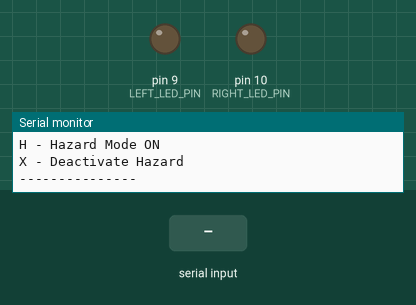
The sketch below on a simulated Arduino Uno, built with avr-gcc and run on an emulated ATmega328P. Parts: output pins drawn as LEDs (lit = HIGH), the last lines printed to the serial monitor. Dashed ring = blinking. Inputs (shaded band) come from the test bench.

Above: at 1.2 s.
1.3 s: "L" received over Serial
At 1.65 s:
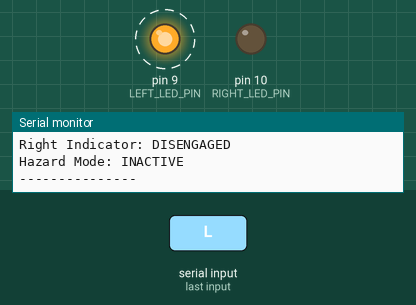
4.3 s: "R" received over Serial
At 4.65 s:
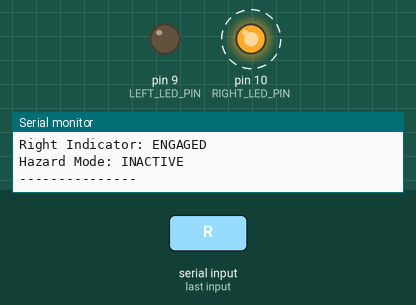
7.3 s: "H" received over Serial
At 7.65 s:
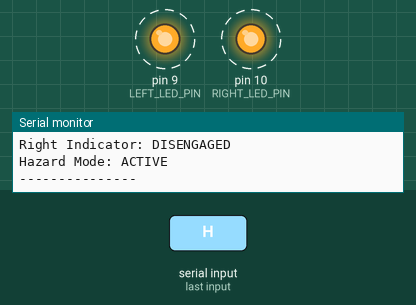
Timing chart, 0 to 16.3 s (numbered marks = the images above; inputs shaded):
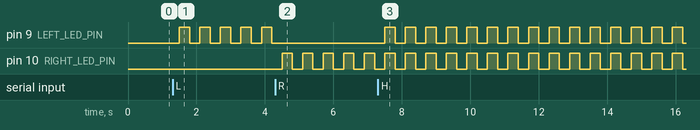

Measured:
- after the input at 1.3 s, pin 9 (LEFT_LED_PIN): alternates HIGH for 0.30 s and LOW for 0.30 s, starting after 0.20 s
- after the input at 4.3 s, pin 9 (LEFT_LED_PIN): stops changing and stays LOW; pin 10 (RIGHT_LED_PIN): alternates HIGH for 0.30 s and LOW for 0.30 s, starting after 0.20 s
- after the input at 7.3 s, pin 9 (LEFT_LED_PIN): alternates HIGH for 0.30 s and LOW for 0.30 s, starting after 0.20 s

The sketch:

indicator_control.ino
```cpp
#define LEFT_LED_PIN 9     // PWM pin
#define RIGHT_LED_PIN 10   // PWM pin

unsigned long lastBlinkTime = 0;
unsigned long lastPressTime = 0;
bool leftIndicator = false;
bool rightIndicator = false;
bool hazardMode = false;
bool ledState = false;

void setup() {
  pinMode(LEFT_LED_PIN, OUTPUT);
  pinMode(RIGHT_LED_PIN, OUTPUT);
  Serial.begin(9600);

  Serial.println("---------------");
  Serial.println("System Initialized");
  Serial.println("Enter:");
  Serial.println("L - Left Indicator");
  Serial.println("R - Right Indicator");
  Serial.println("H - Hazard Mode ON");
  Serial.println("X - Deactivate Hazard");
  Serial.println("---------------");
}

void loop() {
  unsigned long currentMillis = millis();

  // Handle Serial Input
  if (Serial.available()) {
    char input = Serial.read();

    Serial.println("---------------");
    Serial.print("Received command: ");
    Serial.println(input);

    if (input == 'L' || input == 'l') {
      if (hazardMode) {
        Serial.println("Deactivating Hazard Mode via Left Button...");
        hazardMode = false;
      }
      if (!leftIndicator) {
        Serial.println("Left Indicator ON");
        Serial.println("Right Indicator OFF");
      } else {
        Serial.println("Left Indicator OFF");
      }
      leftIndicator = !leftIndicator;
      rightIndicator = false;
    }

    else if (input == 'R' || input == 'r') {
      if (hazardMode) {
        Serial.println("Deactivating Hazard Mode via Right Button...");
        hazardMode = false;
      }
      if (!rightIndicator) {
        Serial.println("Right Indicator ON");
        Serial.println("Left Indicator OFF");
      } else {
        Serial.println("Right Indicator OFF");
      }
      rightIndicator = !rightIndicator;
      leftIndicator = false;
    }

    else if (input == 'H' || input == 'h') {
      Serial.println("Hazard Mode Activated");
      hazardMode = true;
      leftIndicator = false;
      rightIndicator = false;
    }

    else if (input == 'X' || input == 'x') {
      Serial.println("Hazard Mode Deactivated");
      hazardMode = false;
    }

    publishStatus();
    Serial.println("---------------");
  }

  // Blink logic every 300ms
  if (currentMillis - lastBlinkTime >= 300) {
    lastBlinkTime = currentMillis;
    ledState = !ledState;

    if (hazardMode) {
      analogWrite(LEFT_LED_PIN, ledState ? 255 : 0);
      analogWrite(RIGHT_LED_PIN, ledState ? 255 : 0);
    } else {
      analogWrite(LEFT_LED_PIN, (leftIndicator && ledState) ? 255 : 0);
      analogWrite(RIGHT_LED_PIN, (rightIndicator && ledState) ? 255 : 0);
    }
  }
}

void publishStatus() {
  Serial.print("Left Indicator: ");
  Serial.println(leftIndicator ? "ENGAGED" : "DISENGAGED");

  Serial.print("Right Indicator: ");
  Serial.println(rightIndicator ? "ENGAGED" : "DISENGAGED");

  Serial.print("Hazard Mode: ");
  Serial.println(hazardMode ? "ACTIVE" : "INACTIVE");
}
```
